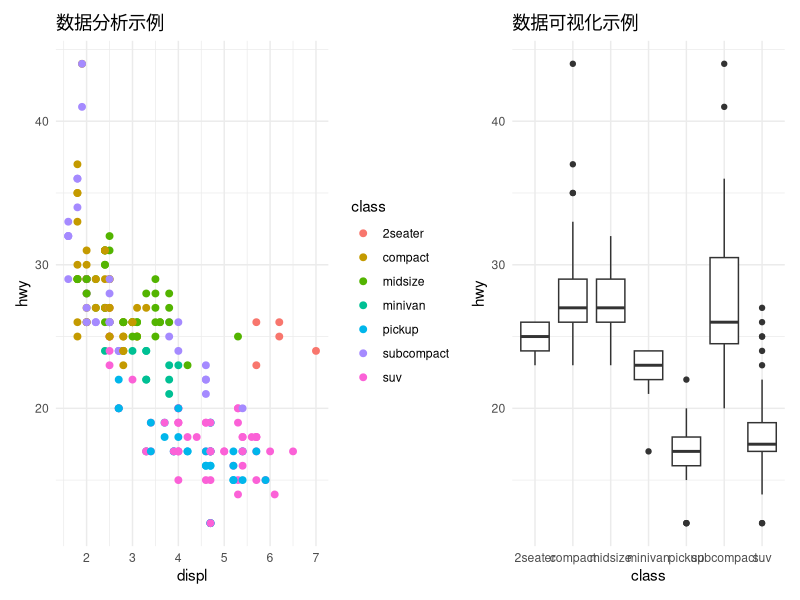

Recreate this plot in R.
## ---- chunk 1
#| echo: false
library(ggplot2)
library(patchwork)

# 创建示例图表
p1 <- ggplot(mpg, aes(displ, hwy, colour = class)) +
  geom_point(size = 2) +
  theme_minimal() +
  labs(title = "数据分析示例")

p2 <- ggplot(mpg, aes(class, hwy)) +
  geom_boxplot() +
  theme_minimal() +
  labs(title = "数据可视化示例")

p1 + p2
